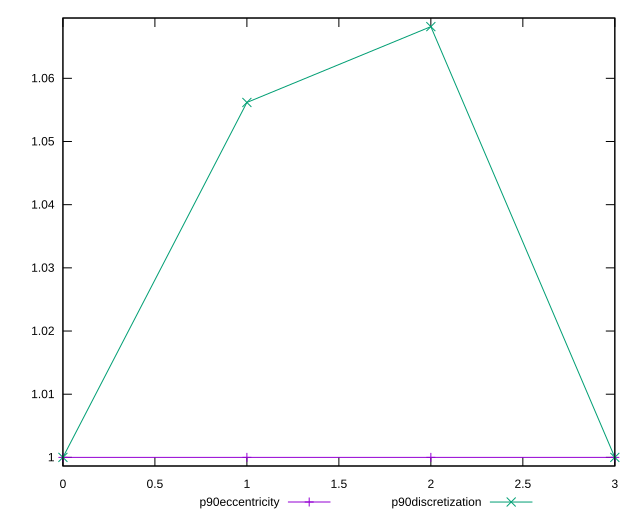

Reproduce this figure in gnuplot.
reset

$p90Eccentricity <<EOF
0 1.0000000000000002
1 1.0000000000000004
2 0.9999999999999999
3 1.0000000000000002
EOF

$p90Discretization <<EOF
0 1
1 1.0561797752808988
2 1.0681818181818181
3 1
EOF

set key outside below
set xrange [0:3]
set yrange [0.9986363636363635:1.0695454545454546]
set trange [0.9986363636363635:1.0695454545454546]
set terminal svg size 640, 520 enhanced background rgb 'white'
set output "reports/report_00028_2021-02-24T12-49-42.674Z/uses-long-cache-ttl/progression/eccentricity.svg"

plot $p90Eccentricity title "p90eccentricity" with linespoints, \
     $p90Discretization title "p90discretization" with linespoints

reset
